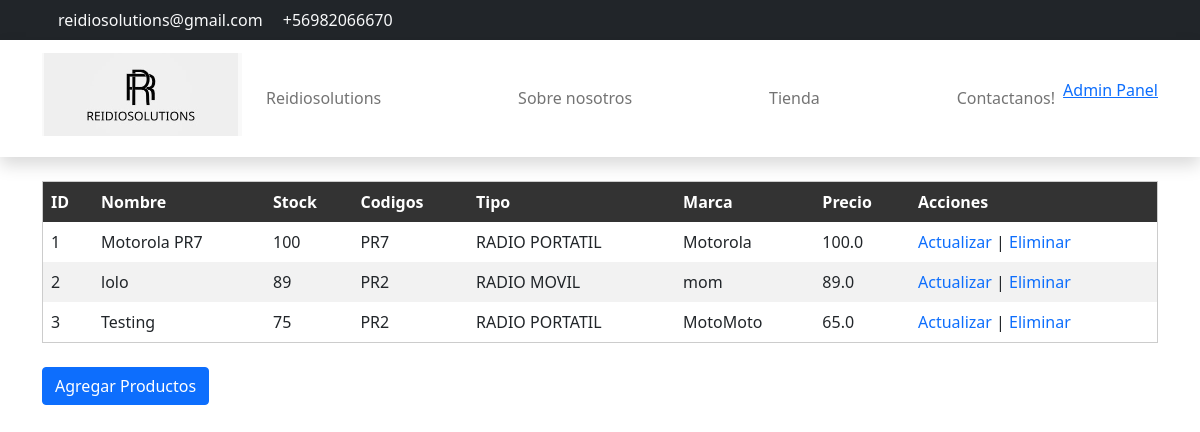
The app's page /AdminProductList (signed in), older data.
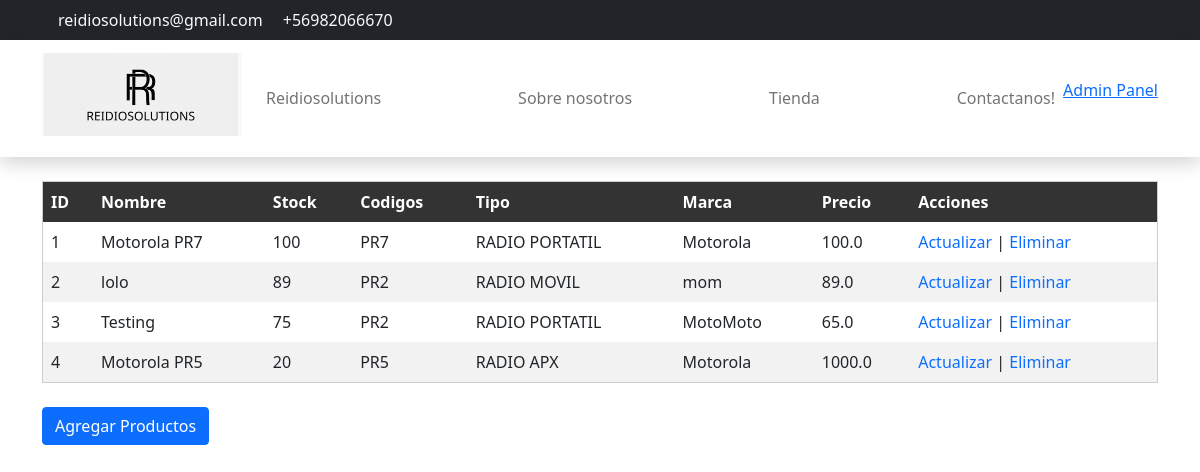
The same page, newer data.
### Core/models.py (models this page shows, shortened)
class Producto(models.Model):
    TipoProd= [
        ("RADIO MOVIL","Movil"),
        ("RADIO PORTATIL","Portatil"),
        ("RADIO APX","APX")
    ]
    CodigosProd= [
        ("PR7","R7"),
        ("PR2","R2"),
        ("PR5","DEP550"),
        ('PR3', 'EP350'),
        ('M8e', '8500e'),
        ('M5e', '5000e'),
        ('M8', 'DGM8000'),
        ('M5', 'DEM500'),
        ('APX0', 'APX'),
        ('APX2', 'APX'),
        ('APX1', 'APX'),
    ]
    ProductID = models.AutoField(primary_key=True, verbose_name='ProductID')
    Creado_por = models.ForeignKey(
        settings.AUTH_USER_MODEL,
        on_delete=models.CASCADE,
    )
    Nombre = models.CharField(verbose_name="Nombre del producto", max_length=60)
    Cantidad = models.SmallIntegerField(verbose_name="Cantidad de producto", validators=[MinValueValidator(1)])
    Codigos= models.ForeignKey(
        CodigosProductos,
        to_field='ProductoCodigo',
        related_name='ProductCodigo',
        on_delete=models.CASCADE,
    )
    Tipo = models.ForeignKey(
        TipoProductos,
        to_field='TipoProducto',
        related_name='ProductTipo',
        on_delete=models.CASCADE,
    )
    Marca = models.CharField(verbose_name="Marca del producto", max_length=60)
    Imagen = models.ImageField(null=True, blank=True, upload_to="imagenes/")
    pdf_file = models.FileField(
        upload_to='productos/excel/', null=True, blank=True,
        verbose_name="Archivo Excel"
    )
    Precio = models.FloatField(verbose_name='Precio', null=False)
    Creado_el = models.DateTimeField(verbose_name='Fecha de creacion', auto_now_add=True)
    Modificado_el = models.DateTimeField(verbose_name='Fecha de Modificacion', auto_now_add=True)

### Core/views.py (the view)
# urls.py: path('AdminProductList', views.VerProduct, name='AdminProductList'),
def VerProduct(request):
    Item = Producto.objects.all().values()
    template_name = 'productosTest.html'
    contexto = {
        'Object': Item,
    }
    return render(request, template_name, contexto)

### Core/templates/productosTest.html (shortened to what this page needs)
{% load static %}
<!DOCTYPE html>
<html lang="en">
<head>
  <link rel="stylesheet" href="{% static 'style.css' %}">
  <link href="https://cdn.jsdelivr.net/npm/bootstrap@5.0.2/dist/css/bootstrap.min.css" rel="stylesheet"
>
</head>
<body>
  <nav class="navbar navbar-expand-lg bg-dark navbar-light d-none d-lg-block" id="templatemo_nav_top">
    <div class="container text-light">
      <div class="w-100 d-flex justify-content-between">
        <div>
          <a class="navbar-sm-brand text-light text-decoration-none"
            href="mailto:info@company.com">reidiosolutions@gmail.com</a>
          <a class="navbar-sm-brand text-light text-decoration-none" href="tel:010-020-0340">+56982066670</a>
        </div>
        <div>
          <a class="text-light" href="https://www.facebook.com/people/ReidioSolutions/61553508162290/" target="_blank"
            rel="sponsored"></a>
          <a class="text-light" href="https://www.instagram.com/reidiosolutions/" target="_blank"></a>
          <a class="text-light" href="https://twitter.com/reidiosolutions" target="_blank"></a>
        </div>
      </div>
    </div>
  </nav>
  <nav class="navbar navbar-expand-lg navbar-light shadow">
    <div class="container d-flex justify-content-between align-items-center">
      <a class="navbar-brand text-success logo h1 align-self-center" href="{% url 'home'%}">
        <img src="/static/img/reidiosolutionszz.jpg" alt="Reidiosolutions" style="width: 200px; height: auto; ">
      </a>
      <div class="align-self-center collapse navbar-collapse flex-fill  d-lg-flex justify-content-lg-between"
        id="templatemo_main_nav">
        <div class="flex-fill">
          <ul class="nav navbar-nav d-flex justify-content-between mx-lg-auto">
            <li class="nav-item">
              <a class="nav-link" href="{% url 'home'%}">Reidiosolutions</a>
            </li>
            <li class="nav-item">
              <a class="nav-link" href="{% url 'aboutus' %}">Sobre nosotros</a>
            </li>
            <li class="nav-item">
              <a class="nav-link" href="{% url 'Catalogo'%}">Tienda</a>
            </li>
            <li class="nav-item">
              <a class="nav-link" href="{%url 'contact'%}">Contactanos!</a>
            </li>
          </ul>
        </div>
        <div class="navbar align-self-center d-flex">
          {% if user.userType == 'ADMINISTRADOR' %}
          <p><a href="{% url 'AdminPanel' %}">Admin Panel</a></p>
          {%endif%}
        </div>
      </div>
    </div>
  </nav>
  {% if user.is_authenticated %}
  {% if user.userType == 'ADMINISTRADOR' %}
  <div class="container mt-4">
    <table>
      <thead>
        <tr>
          <th>ID</th>
          <th>Nombre</th>
          <th>Stock</th>
          <th>Codigos</th>
          <th>Tipo</th>
          <th>Marca</th>
          <th>Precio</th>
          <th>Acciones</th>
        </tr>
      </thead>
      <tbody>
        {% for A in Object %}
        <tr>
          <td>{{ A.ProductID }}</td>
          <td>{{ A.Nombre }}</td>
          <td>{{ A.Cantidad }}</td>
          <td>{{ A.Codigos_id }}</td>
          <td>{{ A.Tipo_id }}</td>
          <td>{{ A.Marca }}</td>
          <td>{{ A.Precio }}</td>
          <td>
            <a style="text-decoration: none;" href="{% url 'ActulizarProduct' A.ProductID %}">Actualizar</a> |
            <a style="text-decoration: none;" href="{% url 'EliminarProduct' A.ProductID %}">Eliminar</a>
          </td>
        </tr>
        {% endfor %}
      </tbody>
    </table>
    <br><button class="btn btn-primary"><a style="text-decoration: none; color: white;" href="{% url 'CrearProduct' %}">Agregar
        Productos</a></button>
  </div>
  {%else%}
  <h1>Usted no esta permitido aqui</h1>
  {% endif %}
  {%else%}
  <h1>Usted no esta permitido aqui</h1>
  {% endif %}
</body>
</html>

Row changes from the older to the newer data that the page shows:
added Producto: ProductID "4", Nombre "Motorola PR5", Cantidad "20", Codigos_id "PR5", Tipo_id "RADIO APX", Marca "Motorola", Precio "1000.0"
